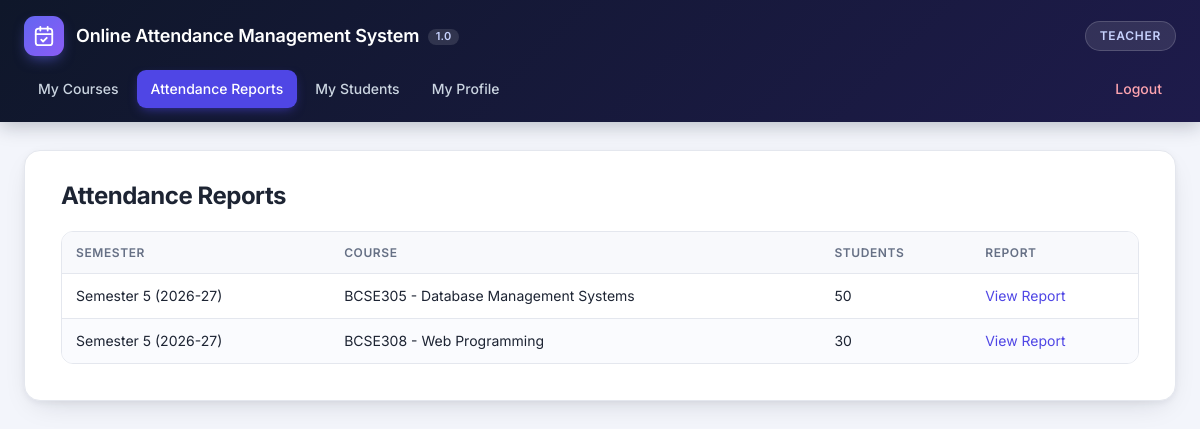
Screenshot of /teacher/report.php (signed in) with the database file from the repository.
### tables this page shows
CREATE TABLE `courses` (
  `course_id` int NOT NULL AUTO_INCREMENT,
  `course_code` varchar(30) NOT NULL,
  `course_name` varchar(255) NOT NULL,
  `credits` tinyint unsigned DEFAULT NULL,
  `department` varchar(100) NOT NULL DEFAULT '',
  `sem_id` int NOT NULL,
  `status` varchar(10) NOT NULL DEFAULT 'active',
  PRIMARY KEY (`course_id`),
  UNIQUE KEY `uq_course_sem` (`course_code`,`sem_id`),
  KEY `idx_courses_sem` (`sem_id`),
  CONSTRAINT `fk_courses_sem` FOREIGN KEY (`sem_id`) REFERENCES `semesters` (`sem_id`)
);

CREATE TABLE `semesters` (
  `sem_id` int NOT NULL AUTO_INCREMENT,
  `academic_year` varchar(9) NOT NULL,
  `semester_no` tinyint unsigned NOT NULL,
  `is_current` tinyint(1) NOT NULL DEFAULT 0,
  PRIMARY KEY (`sem_id`),
  UNIQUE KEY `uq_semester` (`academic_year`,`semester_no`)
);

### data.php (called while the page is built, shortened)
<?php
function load_account(PDO $pdo, int $id): ?array
{
    $stmt = $pdo->prepare(
        'SELECT a.id, a.username, a.type AS role, a.is_active, a.fname, a.email, a.phone, a.st_id, a.tc_id,
                s.student_code, s.st_name, s.is_active AS st_active,
                t.teacher_code, t.tc_name, t.is_active AS tc_active
         FROM admininfo a
         LEFT JOIN students s ON s.st_id = a.st_id
         LEFT JOIN teachers t ON t.tc_id = a.tc_id
         WHERE a.id = ?'
    );
    $stmt->execute([$id]);
    $row = $stmt->fetch();
    $row['id']    = (int) $row['id'];
    $row['st_id'] = $row['st_id'] === null ? null : (int) $row['st_id'];
    $row['tc_id'] = $row['tc_id'] === null ? null : (int) $row['tc_id'];
    $row['name']  = match ($row['role']) {
        'student' => (string) $row['st_name'],
        'teacher' => (string) $row['tc_name'],
        default   => (string) $row['fname'],
    };
    $row['code'] = match ($row['role']) {
        'student' => (string) $row['student_code'],
        'teacher' => (string) $row['teacher_code'],
        default   => (string) $row['username'],
    };
    return $row;
}
function account_problem(array $a): ?string
{
    return null;
}
function require_login(PDO $pdo, string $role, string $loginUrl = '../index.php'): array
{
    $id = $_SESSION['uid'] ?? null;
    $account = is_int($id) ? load_account($pdo, $id) : null;
    return $account;
}
function semester_label(array $s): string
{
    return $s['academic_year'] === 'Legacy'
        ? 'Legacy (before v2 upgrade)'
        : 'Semester ' . $s['semester_no'] . ' (' . $s['academic_year'] . ')';
}
function teacher_courses_list(PDO $pdo, int $tcId, ?int $semId): array
{
    $sql = 'SELECT c.course_id, c.course_code, c.course_name, c.credits, c.status, c.sem_id,
                   sm.academic_year, sm.semester_no, sm.is_current,
                   (SELECT COUNT(*) FROM student_courses sc JOIN students s ON s.st_id = sc.st_id
                     WHERE sc.course_id = c.course_id AND s.is_active = 1) AS students
            FROM teacher_courses tc
            JOIN courses c ON c.course_id = tc.course_id
            JOIN semesters sm ON sm.sem_id = c.sem_id
            WHERE tc.tc_id = ?' . ($semId !== null ? ' AND c.sem_id = ?' : '') . '
            ORDER BY sm.sem_id DESC, c.course_code';
    $stmt = $pdo->prepare($sql);
    $stmt->execute($semId !== null ? [$tcId, $semId] : [$tcId]);
    return $stmt->fetchAll();
}

### helpers.php (called while the page is built, shortened)
<?php
function e(mixed $value): string
{
    return htmlspecialchars((string) $value, ENT_QUOTES | ENT_SUBSTITUTE, 'UTF-8');
}

### teacher/report.php (the view, shortened to what this page needs)
<?php
require_once __DIR__ . '/connect.php';
$me = require_login($pdo, 'teacher');
$courses = teacher_courses_list($pdo, $me['tc_id'], null);
?>
<table class="table table-striped">
  <thead><tr><th>Semester</th><th>Course</th><th>Students</th><th>Report</th></tr></thead>
  <tbody>
    <?php foreach ($courses as $c): ?>
      <tr>
        <td><?= e(semester_label($c)) ?></td>
        <td><?= e($c['course_code']) ?> - <?= e($c['course_name']) ?></td>
        <td><?= e($c['students']) ?></td>
        <td><a href="report.php?course_id=<?= e($c['course_id']) ?>">View Report</a></td>
      </tr>
    <?php endforeach; ?>
  </tbody>
</table>

### css/main.css (style rules this page uses)
:root { --bg: #f3f5fb; --card: #ffffff; --ink: #1d2433; --ink-soft: #344054; --muted: #667085; --line: #e4e7ee; --line-strong: #d0d5dd; --brand: #4f46e5; --brand-dark: #4338ca; --brand-soft: #eef0ff; --ok: #067647; --ok-bg: #ecfdf3; --ok-line: #abefc6; --err: #b42318; --err-bg: #fef3f2; --err-line: #fecdca; --warn: #b54708; --warn-bg: #fffaeb; --warn-line: #fedf89; --header-1: #0f172a; --header-2: #1e1b4b; --radius: 12px; --shadow-sm: 0 1px 2px rgba(16, 24, 40, .06); --shadow-md: 0 10px 30px -12px rgba(16, 24, 40, .18), 0 2px 6px rgba(16, 24, 40, .05); --font: "Inter", system-ui, -apple-system, "Segoe UI", Roboto, "Helvetica Neue", Arial, sans-serif; }
* { box-sizing: border-box; }
html { -webkit-text-size-adjust: 100%; }
body { margin: 0; font-family: var(--font); font-size: 15px; line-height: 1.55; color: var(--ink); background: var(--bg); -webkit-font-smoothing: antialiased; }
a { color: var(--brand); text-decoration: none; }
.content > :last-child { margin-bottom: 0; }
.table { width: 100%; max-width: 100%; margin: 0 0 22px; border-collapse: separate; border-spacing: 0; background: #fff; border: 1px solid var(--line); border-radius: var(--radius); overflow: hidden; font-size: 14px; }
.table > thead > tr > th { padding: 12px 14px; font-size: 12px; font-weight: 600; letter-spacing: .05em; text-transform: uppercase; color: var(--muted); text-align: left; white-space: nowrap; background: #f8f9fc; border-top: 0; border-bottom: 1px solid var(--line); vertical-align: middle; }
.table > tbody > tr > td, .table > tbody > tr > th { padding: 12px 14px; vertical-align: middle; color: var(--ink); border-top: 1px solid var(--line); }
.table > tbody > tr > td { white-space: nowrap; }
.table > tbody > tr:first-child > td, .table > tbody > tr:first-child > th { border-top: 0; }
.table-striped > tbody > tr:nth-of-type(odd) { background: #fff; }
.table-striped > tbody > tr:nth-of-type(even) { background: #fafbfe; }

### rows the page displays
courses: sem.semester_no "Semester 5 (2026-27)", course_code "BCSE305", course_name "Database Management Systems", students "50"
courses: sem.semester_no "Semester 5 (2026-27)", course_code "BCSE308", course_name "Web Programming", students "30"

### other values shown
$role "TEACHER"
$label "My Courses"
$label "Attendance Reports"
$label "My Students"
$label "My Profile"
$label "Logout"
$heading "Attendance Reports"
